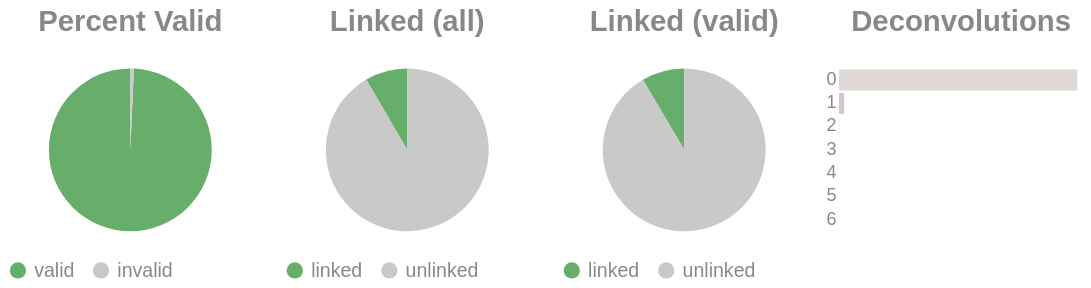

The notebook cell this image was saved under:
### Code cell
if SKIPLR:
    pass
else:
    clash = Counter()
    for i in valids['molecule'].to_list():
        _mol = i.split("-")
        if len(_mol) == 1:
            clash.update('0')
        else:
            clash.update(_mol[-1])

    _d = {"deconvolutions": [], 'count': []}
    for k,v in clash.items():
        _d['deconvolutions'].append(k)
        _d['count'].append(v)

    tot_valid = valids['reads'].sum()
    mask = valids['reads'] >= 2
    n_linked_reads = valids.filter(mask)['reads'].sum()
    if n_linked_reads == 0:
        print_html("No linked molecules (>=2 reads) were detected; skipping linked-only distributions.")
        SKIPLR = True
    else:
        perc_valid = round(tot_valid / n_reads, 4)
        linked_perc_abs = round(n_linked_reads / n_reads, 4)
        linked_perc = round(n_linked_reads / tot_valid, 4)

    _valid = pl.DataFrame({"valids": ['valid', 'invalid'], "count": [tot_valid, n_reads - tot_valid]})
    _linked_abs = pl.DataFrame({"linked (absolute)": ['linked', 'unlinked'], "count": [n_linked_reads, n_reads - n_linked_reads]})
    _linked_rel = pl.DataFrame({"linked (valids)": ['linked', 'unlinked'], "count": [n_linked_reads, tot_valid - n_linked_reads]})

    (
        alt.hconcat(
            piechart(_valid, goodval = 'valid', title = "Percent Valid"),
            piechart(_linked_abs, goodval = "linked", title =  "Linked (all)"),
            piechart(_linked_rel, goodval = "linked", title =  "Linked (valid)"),
            convolutionbar(pl.DataFrame(_d), title = "Deconvolutions"),
            center = True,
            bounds = 'flush'
        )
        .resolve_scale(color='independent')
        .resolve_legend('independent')
        .properties(usermeta={'embedOptions': {"actions": False}})
    ).display()

### Figure 1 — Vega-Lite specification as saved in the notebook (floating-point values rounded to 4 significant figures)
{"width": "container", "height": 400, "config": {"title": {"anchor": "start", "dy": -15, "fontSize": 18, "color": "#888888", "subtitleColor": "#888888", "subtitleFontSize": 14}, "arc": {"fill": "#0072B2"}, "axis": {"domainColor": "#888888", "domainWidth": 0.5, "gridWidth": 0.2, "grid": false, "titleFontWeight": 400, "titleFontSize": 15, "labelFontSize": 11, "labelColor": "#888888", "tickColor": "#888888", "tickWidth": 0.2, "titleColor": "#888888"}, "axisBand": {"grid": false}, "axisX": {"grid": true, "tickSize": 10, "domainCap": "round"}, "axisY": {"domain": false, "grid": true, "tickSize": 0, "domainCap": "round"}, "background": "transparent", "header": {"labelFontSize": 15, "labelColor": "#888888", "titleFontSize": 15, "titleFontWeight": 600, "titleColor": "#888888"}, "legend": {"labelFont": "sans-serif", "labelFontSize": 12, "labelColor": "#888888", "symbolSize": 100, "symbolType": "circle", "titleFontSize": 12, "titlePadding": 10, "titleColor": "#888888", "title": null}, "range": {"category": ["#E69F00", "#56B4E9", "#009E73", "#F0E442", "#0072B2", "#D55E00", "#CC79A7", "#000000"], "diverging": ["#cfe8f3", "#a2d4ec", "#73bfe2", "#46abdb", "#1696d2", "#12719e"]}, "area": {"fill": "#0072B2", "fillOpacity": 0.7, "line": true, "strokeOpacity": 0.7}, "line": {"color": "#0072B2", "stroke": "#0072B2", "strokeWidth": 2}, "trail": {"color": "#0072B2", "stroke": "#0072B2", "strokeWidth": 0, "size": 1}, "point": {"filled": true, "fillOpacity": 1.0, "size": 95}, "text": {"color": "#888888", "fontSize": 11, "align": "right", "fontWeight": 400, "size": 11}, "bar": {"fill": "#0072B2", "stroke": null}, "view": {"stroke": null, "continuousWidth": 660, "continuousHeight": 400}}, "hconcat": [{"data": {"name": "data-33b6321f1e48e82952be4ddb37fb8836"}, "mark": {"type": "arc"}, "encoding": {"color": {"field": "valids", "legend": {"orient": "bottom", "title": null}, "scale": {"domain": ["valid", "invalid"], "range": ["#68ae6b", "#C9C9C9"]}, "title": "Valids", "type": "nominal"}, "theta": {"field": "count", "type": "quantitative"}, "tooltip": [{"field": "valids", "title": "Valids", "type": "ordinal"}, {"field": "percent", "format": ".2%", "title": "Percent", "type": "quantitative"}, {"field": "count", "title": "Count", "type": "quantitative"}]}, "height": 100, "title": {"text": "Percent Valid", "align": "center", "anchor": "middle"}, "transform": [{"calculate": "datum.count / 2738662", "as": "percent"}], "width": 150}, {"data": {"name": "data-befaaaabbf8670db82972cf940d3e393"}, "mark": {"type": "arc"}, "encoding": {"color": {"field": "linked (absolute)", "legend": {"orient": "bottom", "title": null}, "scale": {"domain": ["linked", "unlinked"], "range": ["#68ae6b", "#C9C9C9"]}, "title": "Linked (Absolute)", "type": "nominal"}, "theta": {"field": "count", "type": "quantitative"}, "tooltip": [{"field": "linked (absolute)", "title": "Linked (Absolute)", "type": "ordinal"}, {"field": "percent", "format": ".2%", "title": "Percent", "type": "quantitative"}, {"field": "count", "title": "Count", "type": "quantitative"}]}, "height": 100, "title": {"text": "Linked (all)", "align": "center", "anchor": "middle"}, "transform": [{"calculate": "datum.count / 2738662", "as": "percent"}], "width": 150}, {"data": {"name": "data-b52cf50fa1b36eef9c18999238942e09"}, "mark": {"type": "arc"}, "encoding": {"color": {"field": "linked (valids)", "legend": {"orient": "bottom", "title": null}, "scale": {"domain": ["linked", "unlinked"], "range": ["#68ae6b", "#C9C9C9"]}, "title": "Linked (Valids)", "type": "nominal"}, "theta": {"field": "count", "type": "quantitative"}, "tooltip": [{"field": "linked (valids)", "title": "Linked (Valids)", "type": "ordinal"}, {"field": "percent", "format": ".2%", "title": "Percent", "type": "quantitative"}, {"field": "count", "title": "Count", "type": "quantitative"}]}, "height": 100, "title": {"text": "Linked (valid)", "align": "center", "anchor": "middle"}, "transform": [{"calculate": "datum.count / 2719525", "as": "percent"}], "width": 150}, {"data": {"name": "data-d87a2f9c794a50daddf2e4b65e5f3791"}, "mark": {"type": "bar"}, "encoding": {"color": {"field": "deconvolutions", "legend": null, "scale": {"scheme": "lightgreyred"}, "type": "nominal"}, "tooltip": [{"field": "deconvolutions", "title": "Deconvolutions", "type": "ordinal"}, {"field": "percent", "format": ".2%", "title": "Percent", "type": "quantitative"}, {"field": "count", "title": "Count", "type": "quantitative"}], "x": {"axis": null, "field": "count", "type": "quantitative"}, "y": {"field": "deconvolutions", "sort": "ascending", "title": null, "type": "nominal"}}, "height": 100, "title": {"text": "Deconvolutions", "align": "center", "anchor": "middle"}, "transform": [{"calculate": "datum.count / 2593999", "as": "percent"}], "width": 150}], "bounds": "flush", "center": true, "resolve": {"legend": {"angle": "independent"}, "scale": {"color": "independent"}}, "usermeta": {"embedOptions": {"actions": false}}, "$schema": "https://vega.github.io/schema/vega-lite/v6.1.0.json", "datasets": {"data-33b6321f1e48e82952be4ddb37fb8836": [{"valids": "valid", "count": 2719525}, {"valids": "invalid", "count": 19137}], "data-befaaaabbf8670db82972cf940d3e393": [{"linked (absolute)": "linked", "count": 230281}, {"linked (absolute)": "unlinked", "count": 2508381}], "data-b52cf50fa1b36eef9c18999238942e09": [{"linked (valids)": "linked", "count": 230281}, {"linked (valids)": "unlinked", "count": 2489244}], "data-d87a2f9c794a50daddf2e4b65e5f3791": [{"deconvolutions": "0", "count": 2536726}, {"deconvolutions": "1", "count": 54951}, {"deconvolutions": "2", "count": 2194}, {"deconvolutions": "3", "count": 118}, {"deconvolutions": "4", "count": 7}, {"deconvolutions": "5", "count": 2}, {"deconvolutions": "6", "count": 1}]}}
